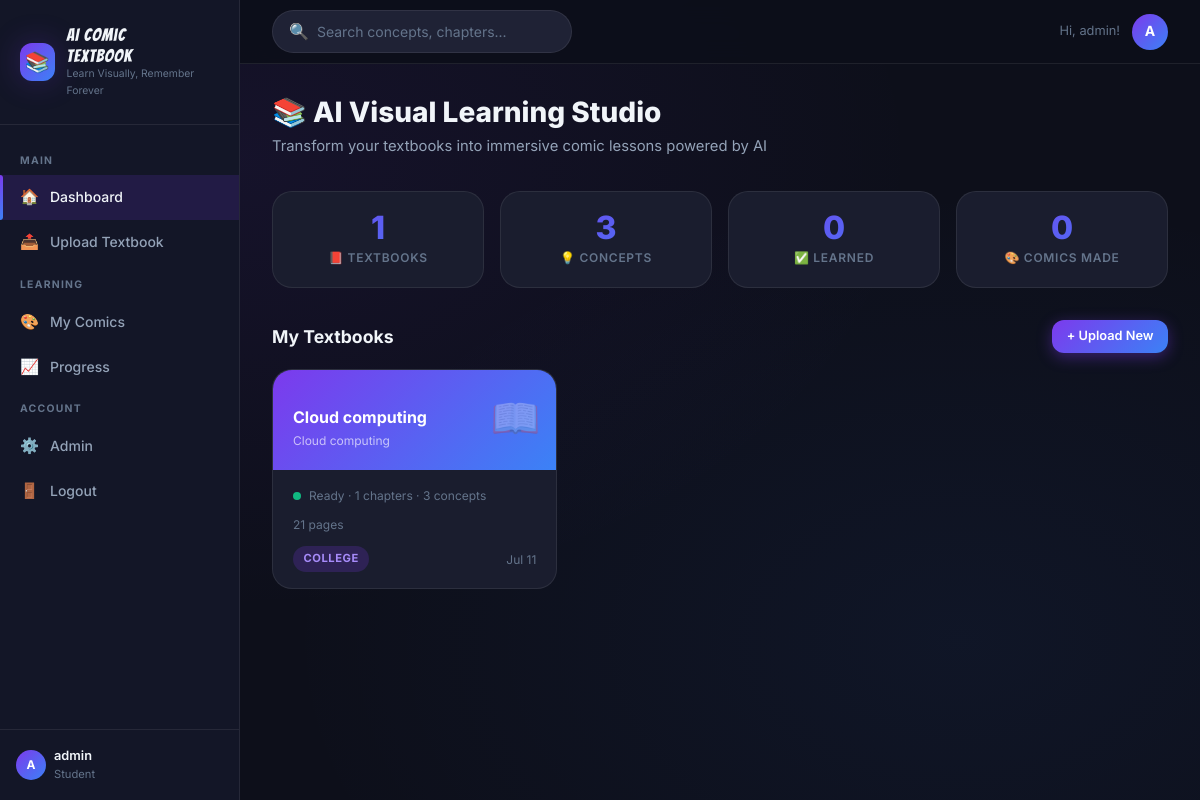
The app's page / (signed in) with its own data.
### core/models.py (models this page shows, shortened)
class Textbook(models.Model):
    STATUS_CHOICES = [
        ('uploaded', 'Uploaded'),
        ('processing', 'Processing'),
        ('ready', 'Ready'),
        ('error', 'Error'),
    ]
    id = models.UUIDField(primary_key=True, default=uuid.uuid4, editable=False)
    user = models.ForeignKey(User, on_delete=models.CASCADE, related_name='textbooks')
    title = models.CharField(max_length=255)
    subject = models.CharField(max_length=100, blank=True)
    grade_level = models.CharField(max_length=50, blank=True)
    pdf_file = models.FileField(upload_to='textbooks/')
    thumbnail = models.ImageField(upload_to='textbook_thumbs/', null=True, blank=True)
    total_pages = models.IntegerField(default=0)
    status = models.CharField(max_length=20, choices=STATUS_CHOICES, default='uploaded')
    error_message = models.TextField(blank=True)
    created_at = models.DateTimeField(auto_now_add=True)
    updated_at = models.DateTimeField(auto_now=True)
    class Meta:
        ordering = ['-created_at']
    @property
    def chapter_count(self):
        return self.chapters.count()
    @property
    def concept_count(self):
        return Concept.objects.filter(chapter__textbook=self).count()

### core/views.py (the view)
# urls.py: path('', views.dashboard, name='dashboard'),
@login_required
def dashboard(request):
    textbooks = Textbook.objects.filter(user=request.user)
    recent_comics = ComicStrip.objects.filter(
        user=request.user, status='ready'
    ).select_related('concept__chapter__textbook')[:6]
    total_concepts = Concept.objects.filter(
        chapter__textbook__user=request.user
    ).count()
    viewed_concepts = StudentProgress.objects.filter(
        user=request.user, viewed=True
    ).count()
    context = {
        'textbooks': textbooks,
        'recent_comics': recent_comics,
        'total_concepts': total_concepts,
        'viewed_concepts': viewed_concepts,
    }
    return render(request, 'core/dashboard.html', context)

### templates/core/dashboard.html (shortened to what this page needs)
{% extends 'base.html' %}
{% load static %}
{% block content %}
<div class="page-header">
  <h1 class="page-title">📚 AI Visual Learning Studio</h1>
  <p class="page-subtitle">Transform your textbooks into immersive comic lessons powered by AI</p>
</div>
<div class="stats-grid">
  <div class="stat-card">
    <div class="stat-value">{{ textbooks.count }}</div>
    <div class="stat-label">📕 Textbooks</div>
  </div>
  <div class="stat-card">
    <div class="stat-value">{{ total_concepts }}</div>
    <div class="stat-label">💡 Concepts</div>
  </div>
  <div class="stat-card">
    <div class="stat-value">{{ viewed_concepts }}</div>
    <div class="stat-label">✅ Learned</div>
  </div>
  <div class="stat-card">
    <div class="stat-value">{{ recent_comics|length }}</div>
    <div class="stat-label">🎨 Comics Made</div>
  </div>
</div>
{% if not textbooks %}
<div class="card" style="border: 2px dashed var(--border-accent); text-align:center; padding: 3rem;">
  <div style="font-size:3.5rem; margin-bottom:1rem;">📤</div>
  <h2 style="font-size:1.2rem; font-weight:700; margin-bottom:0.5rem;">Upload your first textbook</h2>
  <p style="color:var(--text-muted); margin-bottom:1.5rem; font-size:0.9rem;">
    Upload any PDF textbook and AI will extract chapters, concepts, and generate comic lessons.
  </p>
  <a href="{% url 'textbook_upload' %}" class="btn btn-comic btn-lg">
    🚀 Upload Now
  </a>
</div>
{% else %}
<div class="flex-between mb-2">
  <h2 style="font-size:1.1rem; font-weight:700;">My Textbooks</h2>
  <a href="{% url 'textbook_upload' %}" class="btn btn-primary btn-sm">+ Upload New</a>
</div>
<div class="textbook-grid mb-4">
  {% for book in textbooks %}
  <a href="{% url 'textbook_detail' book.pk %}" class="textbook-card" style="text-decoration:none;">
    <div class="textbook-card-header">
      <div class="textbook-card-icon">📖</div>
      <div>
        <div class="textbook-card-title">{{ book.title }}</div>
        {% if book.subject %}
        <div style="font-size:0.75rem; color:rgba(255,255,255,0.65); margin-top:0.2rem;">{{ book.subject }}</div>
        {% endif %}
      </div>
    </div>
    <div class="textbook-card-body">
      <div class="flex items-center gap-1" style="margin-bottom:0.6rem;">
        <span class="status-dot {{ book.status }}"></span>
        <span style="font-size:0.75rem; color:var(--text-muted);">
          {% if book.status == 'processing' %}Processing…
          {% elif book.status == 'ready' %}Ready · {{ book.chapter_count }} chapters · {{ book.concept_count }} concepts
          {% elif book.status == 'error' %}Error
          {% else %}Uploaded{% endif %}
        </span>
      </div>
      {% if book.total_pages %}
      <div style="font-size:0.75rem; color:var(--text-muted);">{{ book.total_pages }} pages</div>
      {% endif %}
      <div class="textbook-card-meta">
        <span class="badge badge-purple">{{ book.grade_level|default:"All levels" }}</span>
        <span style="font-size:0.75rem; color:var(--text-muted);">{{ book.created_at|date:"M d" }}</span>
      </div>
    </div>
  </a>
  {% endfor %}
</div>
{% endif %}
{% endblock %}

### templates/base.html (shortened to what this page needs)
<!DOCTYPE html>
<html lang="en">
<head>
  {% load static %}
  <link rel="stylesheet" href="{% static 'css/main.css' %}">
</head>
<body>
{% block body %}
{% if user.is_authenticated %}
<div class="app-layout">
  <aside class="sidebar" id="sidebar">
    <div class="sidebar-logo">
      <div class="sidebar-logo-icon">📚</div>
      <div>
        <div class="sidebar-logo-text">AI Comic<br>Textbook</div>
        <div class="sidebar-logo-tagline">Learn Visually, Remember Forever</div>
      </div>
    </div>
    <nav class="sidebar-nav">
      <div class="sidebar-section-label">Main</div>
      <a href="{% url 'dashboard' %}" class="sidebar-link {% if request.resolver_match.url_name == 'dashboard' %}active{% endif %}">
        <span class="sidebar-link-icon">🏠</span> Dashboard
      </a>
      <a href="{% url 'textbook_upload' %}" class="sidebar-link {% if request.resolver_match.url_name == 'textbook_upload' %}active{% endif %}">
        <span class="sidebar-link-icon">📤</span> Upload Textbook
      </a>
      <div class="sidebar-section-label">Learning</div>
      <a href="{% url 'library' %}" class="sidebar-link {% if request.resolver_match.url_name == 'library' %}active{% endif %}">
        <span class="sidebar-link-icon">🎨</span> My Comics
      </a>
      <a href="{% url 'progress' %}" class="sidebar-link {% if request.resolver_match.url_name == 'progress' %}active{% endif %}">
        <span class="sidebar-link-icon">📈</span> Progress
      </a>
      <div class="sidebar-section-label">Account</div>
      <a href="/admin/" class="sidebar-link" target="_blank">
        <span class="sidebar-link-icon">⚙️</span> Admin
      </a>
      <a href="{% url 'logout' %}" class="sidebar-link">
        <span class="sidebar-link-icon">🚪</span> Logout
      </a>
    </nav>
    {% if user.is_authenticated %}
    <div class="sidebar-bottom">
      <div class="flex items-center gap-1">
        <div class="topbar-avatar" style="width:30px;height:30px;font-size:0.75rem;">
          {{ user.username|first|upper }}
        </div>
        <div>
          <div style="font-size:0.8rem;font-weight:600;">{{ user.username }}</div>
          <div class="text-xs text-muted">Student</div>
        </div>
      </div>
    </div>
    {% endif %}
  </aside>
  <div class="main-content">
    <header class="topbar">
      <div class="topbar-search">
        <span>🔍</span>
        <input type="text" placeholder="Search concepts, chapters..." id="global-search">
      </div>
      <div class="topbar-actions">
        <span style="font-size:0.8rem;color:var(--text-muted)">Hi, {{ user.first_name|default:user.username }}!</span>
        <div class="topbar-avatar">{{ user.username|first|upper }}</div>
      </div>
    </header>
    <main class="page-content">
      {% block content %}{% endblock %}
    </main>
  </div>
</div>
{% else %}
  {% block auth_content %}{% endblock %}
{% endif %}
{% endblock %}
</body>
</html>

### records on screen
Textbook: title "Cloud computing", subject "Cloud computing", chapter_count "1", concept_count "3", total_pages "21", grade_level "COLLEGE", created_at "Jul 11"

### other values on screen
{{ user.username|first|upper }} "A"
{{ user.username }} "admin"
{{ user.first_name|default:user.username }} "admin"
{{ textbooks.count }} "1"
{{ total_concepts }} "3"
{{ viewed_concepts }} "0"
{{ recent_comics|length }} "0"
